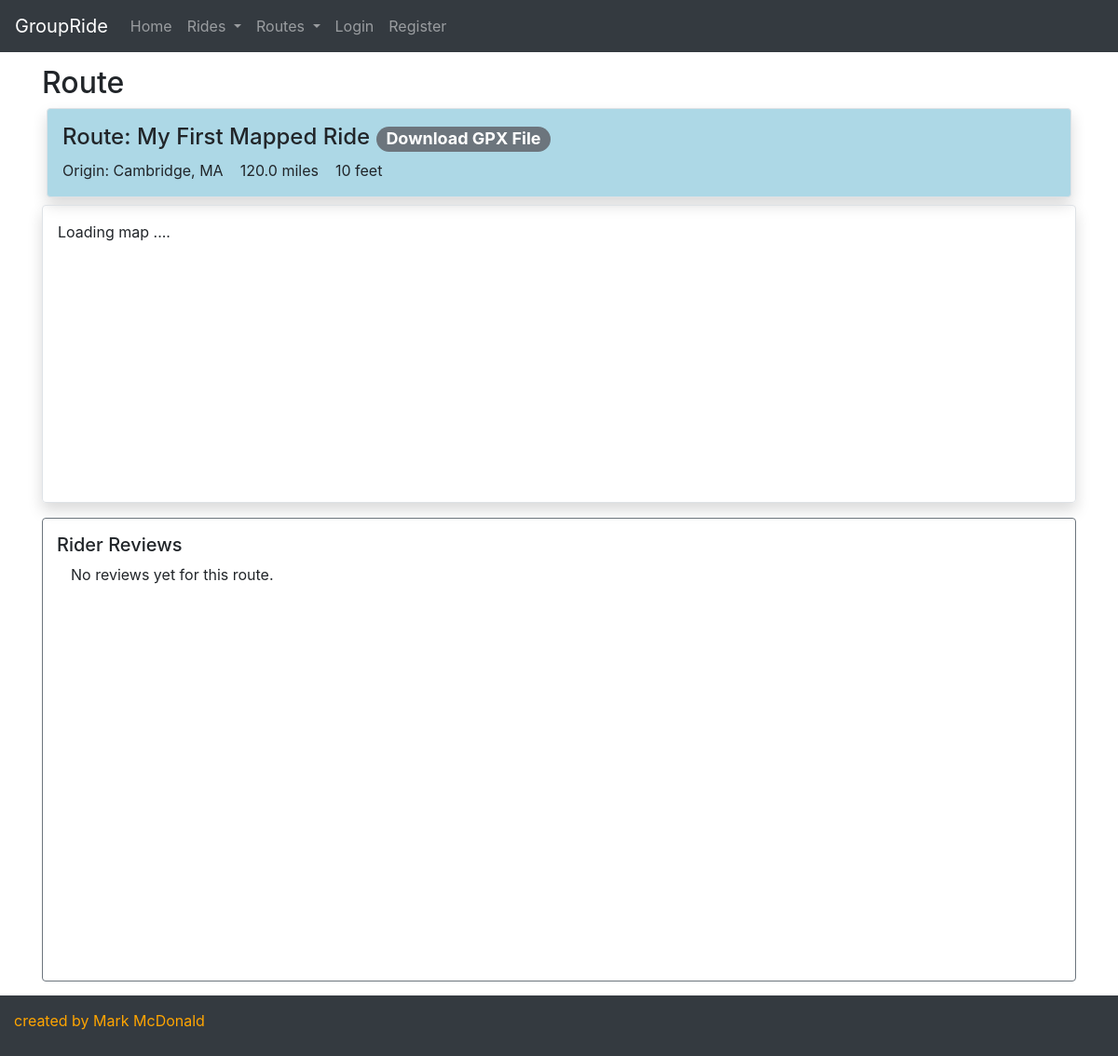
The page /route/41 on the database its author committed.
### groupride/models.py (models this page shows, shortened)
class Route(models.Model):
    created_by = models.ForeignKey(User, on_delete = models.SET_NULL, blank = True, null = True, related_name = "created_routes")
    created_on = models.DateTimeField(auto_now_add = True, editable = False, blank = False)
    route_name = models.CharField(max_length = 256, blank = True, null = True)
    miles = models.DecimalField(max_digits = 6, decimal_places = 1, blank = True, null = True)
    vertical_feet = models.IntegerField(blank = True, null = True)
    origin = models.CharField(max_length = 64, blank = True, null = True)
    reviews = models.ManyToManyField(Review, blank = True)
    gpxfile = models.FileField(blank = True, null = True)

### groupride/views.py (the view)
# urls.py: path("route/<int:route_id>", views.route, name="route"),
def route(request, route_id):
    try:
        route = Route.objects.get(pk = route_id)
        context = {
            "route": route,
            "ratings": Review.RATINGS,
        }
        return render(request, "groupride/route.html", context)
    except Route.DoesNotExist:
        raise Http404('No such route exists. Sorry.')

### groupride/templates/groupride/route.html (shortened to what this page needs)
{% extends 'groupride/template.html' %}
{% block body %}
  <div class="container">
    <h2>Route</h2>
    <div class="route_header shadow border rounded my-2 px-3 py-3">
      <h4>Route: {{route.route_name}}
        {% if route.gpxfile %}
        <a href={{route.gpxfile}} download>
          <span class="badge badge-pill badge-secondary">Download GPX File</span>
        </a>
        {% endif %}
      </h4>
      <span class="">Origin: {{route.origin}} </span>
      <span class="">&nbsp&nbsp {{route.miles}} miles</span>
      <span class="">&nbsp&nbsp {{route.vertical_feet}} feet</span>
    </div>
    {% if route.gpxfile %}
      <div id="map" class="shadow border rounded my-2 px-3 py-3">
        Loading map ....
      </div>
    {% endif %}
    <div class="container border border-secondary rounded mt-3">
      <h5 class="mt-3 mb-2">Rider Reviews</h5>
      <div id="reviews_listing" class="container mb-2" style="overflow: scroll; height:55vh;">
        No reviews yet for this route.
      </div>
    </div>
  </div>
{% endblock %}

### groupride/static/groupride/styles.css (style rules this page uses)
body { height: 100%; margin-top: 70px; margin-bottom: 10vh; }
.route_header { padding: 5px; margin: 5px; background-color: lightblue; }
#map { height: 20rem; }

### rows shown on the page
Route: route_name "My First Mapped Ride", origin "Cambridge, MA", miles "120.0", vertical_feet "10"
